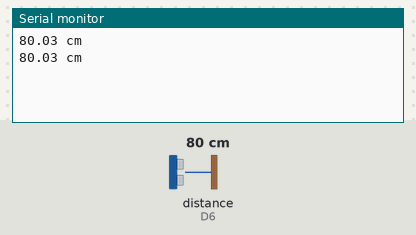
This sketch was run on a simulated ESP8266 (NodeMCU). On the bench: the last lines printed to the serial monitor. Wiring (inferred from the names in the program): ultrasonic range finder: trigger GPIO 3; echo D6. The test bench sets the inputs (shaded band); at power-on: distance to the obstacle (sensor on D6) 80 cm. The echo pulse lasts 58.3 µs per cm.

Above: at 5.8 s.
5.9 s: distance to the obstacle (sensor on D6) set to 2 cm
At 10.7 s:
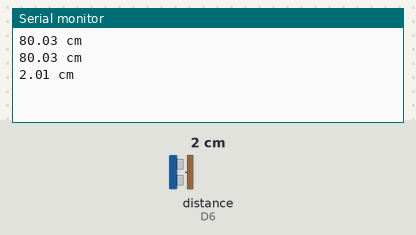
11.9 s: distance to the obstacle (sensor on D6) set to 4 cm
At 15.7 s:
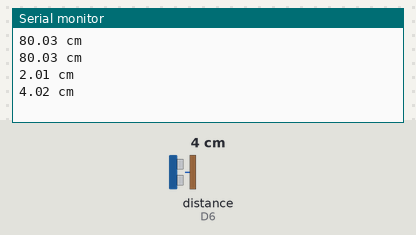
Timing chart, 0 to 17.2 s (numbered marks = the images above; inputs shaded):
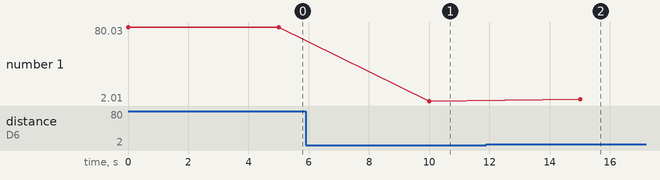

Measured:
- after the input at 5.9 s, the serial monitor: prints a new line after 4.1 s (image 1)
- after the input at 11.9 s, the serial monitor: prints a new line after 3.1 s (image 2)
- plotted number 1: 80.03 → 2.01 after the input at 5.9 s, 2.01 → 4.02 after the input at 11.9 s

The sketch:

TestHCSR04.ino
```cpp
/**
* @file UltraschallsensorTest.ino
* @author Wings
* @date 20.05.2024
* @details The sketch is used to test the functionality of the ultrasonic sensor. The transit time of the ultrasonic signal is measured
* The distance is then calculated from the transit time and the speed of sound and displayed on the serial monitor.
* Projekt: Abstandssensor
**/

/** Pin D6 is referenced as an echo pin for the ultrasonic sensor. */
#define Echopin D6
/** Pin D9 is referenced as the trigger pin for the ultrasonic sensor. */
#define Triggerpin D9

/** Der Parameter MaxReichweite definiert die obere Grenze des Messbereichs von dem Ultraschallsensor und ist hier in cm angegeben. */
int MaxReichweite = 215;
/** Der Parameter MinReichweite definiert die untere Grenze des Messbereichs von dem Ultraschallsensor und ist hier in cm angegeben. */
int MinReichweite = 3;
/** The parameter Anstand  stands for the distance between a wall and the ultrasonic sensor and is shown on the display in cm. */
double Abstand;
/** The duration parameter stands for the runtime of the ultrasonic signal and is used here with the unit microseconds. */
double Dauer;
/** The  parameter Schallgeschwindigkeit stands for the speed of sound in the medium air at a temperature of 20C and is specified in m/s. */
double Schallgeschwindigkeit = 343.2;

/**
* @brief Starten der seriellen Kommunikation und festlegen der Pinmodi
* @details The function is executed when the programme is started. The serial interface to the computer is initialised at 9600 baud, the pin mode for the trigger pin is defined as OUTPUT
* and the pin mode for the echo pin is defined as INPUT
* There is no return value.
*/
void setup() {
  Serial.begin(9600);
  pinMode(Triggerpin, OUTPUT);
  pinMode(Echopin, INPUT);
}

/**
* @brief Abstand messen und anzeigen
* @details The function is performed continuously. An ultrasonic signal is sent out and the runtime is measured until the signal arrives back at the ultrasonic sensor.
* The distance in cm is calculated using the duration of the runtime and the speed of sound and then displayed on the serial monitor.
* There is no return value.
*/
void loop() {
  digitalWrite(Triggerpin, LOW); // Der Triggerpin wird auf Low gestellt
  delayMicroseconds(2); // Es wird 2 Millisekunden gewartet
  digitalWrite(Triggerpin, HIGH); // Das Senden eines Ultraschallsignals wird initiiert
  delayMicroseconds(10); // Es wird 10 Millisekunden gewartet
  digitalWrite(Triggerpin, LOW); // Der Triggerpin wird auf Low gestellt
  Dauer = pulseIn(Echopin, HIGH); // Measure the time until the signal returns
  Abstand = 0.5 * Schallgeschwindigkeit * Dauer * pow(10,-6) * 100; // The distance to the reflective surface is calculated in cm
  Serial.print(Abstand);
  Serial.println(" cm");
  delay(5000);
}
```
